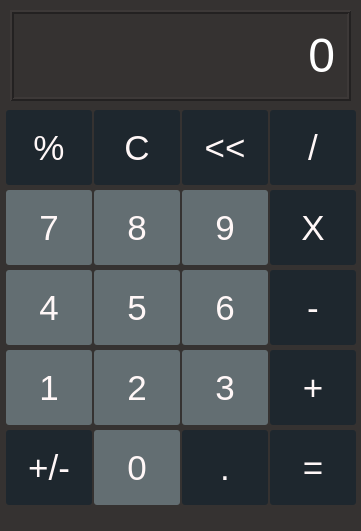
<?xml version="1.0" encoding="UTF-8"?>
<ui version="4.0">
 <class>MainWindow</class>
 <widget class="QMainWindow" name="MainWindow">
  <property name="geometry">
   <rect>
    <x>0</x>
    <y>0</y>
    <width>361</width>
    <height>531</height>
   </rect>
  </property>
  <property name="cursor">
   <cursorShape>ArrowCursor</cursorShape>
  </property>
  <property name="windowTitle">
   <string>calculator</string>
  </property>
  <property name="windowOpacity">
   <double>0.960000000000000</double>
  </property>
  <property name="styleSheet">
   <string notr="true">background-color: rgb(53, 50, 49);</string>
  </property>
  <widget class="QWidget" name="centralwidget">
   <widget class="QLabel" name="OutputLabel">
    <property name="geometry">
     <rect>
      <x>10</x>
      <y>10</y>
      <width>341</width>
      <height>91</height>
     </rect>
    </property>
    <property name="font">
     <font>
      <pointsize>36</pointsize>
     </font>
    </property>
    <property name="styleSheet">
     <string notr="true">color: rgb(255, 255, 255);</string>
    </property>
    <property name="frameShape">
     <enum>QFrame::Box</enum>
    </property>
    <property name="frameShadow">
     <enum>QFrame::Raised</enum>
    </property>
    <property name="lineWidth">
     <number>2</number>
    </property>
    <property name="text">
     <string>0</string>
    </property>
    <property name="alignment">
     <set>Qt::AlignRight|Qt::AlignTrailing|Qt::AlignVCenter</set>
    </property>
    <property name="margin">
     <number>10</number>
    </property>
   </widget>
   <widget class="QPushButton" name="PercentButtom">
    <property name="geometry">
     <rect>
      <x>6</x>
      <y>110</y>
      <width>86</width>
      <height>75</height>
     </rect>
    </property>
    <property name="font">
     <font>
      <pointsize>26</pointsize>
     </font>
    </property>
    <property name="mouseTracking">
     <bool>false</bool>
    </property>
    <property name="acceptDrops">
     <bool>false</bool>
    </property>
    <property name="styleSheet">
     <string notr="true">QPushButton{
color: rgb(255, 247, 247);
background-color: rgb(30, 39, 46);
border-radius: 3px;
}

QPushButton:hover{
background-color: rgb(47, 54, 64);
}</string>
    </property>
    <property name="text">
     <string>%</string>
    </property>
    <property name="flat">
     <bool>false</bool>
    </property>
   </widget>
   <widget class="QPushButton" name="cButtom">
    <property name="geometry">
     <rect>
      <x>94</x>
      <y>110</y>
      <width>86</width>
      <height>75</height>
     </rect>
    </property>
    <property name="font">
     <font>
      <pointsize>26</pointsize>
     </font>
    </property>
    <property name="autoFillBackground">
     <bool>false</bool>
    </property>
    <property name="styleSheet">
     <string notr="true">QPushButton{
color: rgb(255, 247, 247);
background-color: rgb(30, 39, 46);
border-radius: 3px;
}

QPushButton:hover{
background-color: rgb(47, 54, 64);
}</string>
    </property>
    <property name="text">
     <string>C</string>
    </property>
    <property name="flat">
     <bool>false</bool>
    </property>
   </widget>
   <widget class="QPushButton" name="arrowButtom">
    <property name="geometry">
     <rect>
      <x>182</x>
      <y>110</y>
      <width>86</width>
      <height>75</height>
     </rect>
    </property>
    <property name="font">
     <font>
      <pointsize>26</pointsize>
     </font>
    </property>
    <property name="styleSheet">
     <string notr="true">QPushButton{
color: rgb(255, 247, 247);
background-color: rgb(30, 39, 46);
border-radius: 3px;
}

QPushButton:hover{
background-color: rgb(47, 54, 64);
}</string>
    </property>
    <property name="text">
     <string>&lt;&lt;</string>
    </property>
    <property name="flat">
     <bool>false</bool>
    </property>
   </widget>
   <widget class="QPushButton" name="drvideButtom">
    <property name="geometry">
     <rect>
      <x>270</x>
      <y>110</y>
      <width>86</width>
      <height>75</height>
     </rect>
    </property>
    <property name="font">
     <font>
      <pointsize>26</pointsize>
     </font>
    </property>
    <property name="styleSheet">
     <string notr="true">QPushButton{
color: rgb(255, 247, 247);
background-color: rgb(30, 39, 46);
border-radius: 3px;
}

QPushButton:hover{
background-color: rgb(47, 54, 64);
}</string>
    </property>
    <property name="text">
     <string>/</string>
    </property>
    <property name="flat">
     <bool>false</bool>
    </property>
   </widget>
   <widget class="QPushButton" name="eightButtom">
    <property name="geometry">
     <rect>
      <x>94</x>
      <y>190</y>
      <width>86</width>
      <height>75</height>
     </rect>
    </property>
    <property name="font">
     <font>
      <pointsize>26</pointsize>
     </font>
    </property>
    <property name="styleSheet">
     <string notr="true">QPushButton{
color: rgb(255, 247, 247);
background-color: rgb(99, 110, 114);
border-radius: 3px;
}

QPushButton:hover{
	background-color: rgb(128, 142, 155);
}</string>
    </property>
    <property name="text">
     <string>8</string>
    </property>
    <property name="flat">
     <bool>false</bool>
    </property>
   </widget>
   <widget class="QPushButton" name="multiplyButtom">
    <property name="geometry">
     <rect>
      <x>270</x>
      <y>190</y>
      <width>86</width>
      <height>75</height>
     </rect>
    </property>
    <property name="font">
     <font>
      <pointsize>26</pointsize>
     </font>
    </property>
    <property name="styleSheet">
     <string notr="true">QPushButton{
color: rgb(255, 247, 247);
background-color: rgb(30, 39, 46);
border-radius: 3px;
}

QPushButton:hover{
background-color: rgb(47, 54, 64);
}</string>
    </property>
    <property name="text">
     <string>X</string>
    </property>
    <property name="flat">
     <bool>false</bool>
    </property>
   </widget>
   <widget class="QPushButton" name="sevenButtom">
    <property name="geometry">
     <rect>
      <x>6</x>
      <y>190</y>
      <width>86</width>
      <height>75</height>
     </rect>
    </property>
    <property name="font">
     <font>
      <pointsize>26</pointsize>
     </font>
    </property>
    <property name="styleSheet">
     <string notr="true">QPushButton{
color: rgb(255, 247, 247);
background-color: rgb(99, 110, 114);
border-radius: 3px;
}

QPushButton:hover{
	background-color: rgb(128, 142, 155);
}</string>
    </property>
    <property name="text">
     <string>7</string>
    </property>
    <property name="flat">
     <bool>false</bool>
    </property>
   </widget>
   <widget class="QPushButton" name="nineButtom">
    <property name="geometry">
     <rect>
      <x>182</x>
      <y>190</y>
      <width>86</width>
      <height>75</height>
     </rect>
    </property>
    <property name="font">
     <font>
      <pointsize>26</pointsize>
     </font>
    </property>
    <property name="styleSheet">
     <string notr="true">QPushButton{
color: rgb(255, 247, 247);
background-color: rgb(99, 110, 114);
border-radius: 3px;
}

QPushButton:hover{
	background-color: rgb(128, 142, 155);
}</string>
    </property>
    <property name="text">
     <string>9</string>
    </property>
    <property name="autoDefault">
     <bool>false</bool>
    </property>
    <property name="flat">
     <bool>false</bool>
    </property>
   </widget>
   <widget class="QPushButton" name="oneButtom">
    <property name="geometry">
     <rect>
      <x>6</x>
      <y>350</y>
      <width>86</width>
      <height>75</height>
     </rect>
    </property>
    <property name="font">
     <font>
      <pointsize>26</pointsize>
     </font>
    </property>
    <property name="styleSheet">
     <string notr="true">QPushButton{
color: rgb(255, 247, 247);
background-color: rgb(99, 110, 114);
border-radius: 3px;
}

QPushButton:hover{
	background-color: rgb(128, 142, 155);
}</string>
    </property>
    <property name="text">
     <string>1</string>
    </property>
    <property name="flat">
     <bool>false</bool>
    </property>
   </widget>
   <widget class="QPushButton" name="fiveButtom">
    <property name="geometry">
     <rect>
      <x>94</x>
      <y>270</y>
      <width>86</width>
      <height>75</height>
     </rect>
    </property>
    <property name="font">
     <font>
      <pointsize>26</pointsize>
     </font>
    </property>
    <property name="styleSheet">
     <string notr="true">QPushButton{
color: rgb(255, 247, 247);
background-color: rgb(99, 110, 114);
border-radius: 3px;
}

QPushButton:hover{
	background-color: rgb(128, 142, 155);
}</string>
    </property>
    <property name="text">
     <string>5</string>
    </property>
    <property name="flat">
     <bool>false</bool>
    </property>
   </widget>
   <widget class="QPushButton" name="minusButtom">
    <property name="geometry">
     <rect>
      <x>270</x>
      <y>270</y>
      <width>86</width>
      <height>75</height>
     </rect>
    </property>
    <property name="font">
     <font>
      <pointsize>26</pointsize>
     </font>
    </property>
    <property name="styleSheet">
     <string notr="true">QPushButton{
color: rgb(255, 247, 247);
background-color: rgb(30, 39, 46);
border-radius: 3px;
}

QPushButton:hover{
background-color: rgb(47, 54, 64);
}</string>
    </property>
    <property name="text">
     <string>-</string>
    </property>
    <property name="flat">
     <bool>false</bool>
    </property>
   </widget>
   <widget class="QPushButton" name="fourButtom">
    <property name="geometry">
     <rect>
      <x>6</x>
      <y>270</y>
      <width>86</width>
      <height>75</height>
     </rect>
    </property>
    <property name="font">
     <font>
      <pointsize>26</pointsize>
     </font>
    </property>
    <property name="styleSheet">
     <string notr="true">QPushButton{
color: rgb(255, 247, 247);
background-color: rgb(99, 110, 114);
border-radius: 3px;
}

QPushButton:hover{
	background-color: rgb(128, 142, 155);
}</string>
    </property>
    <property name="text">
     <string>4</string>
    </property>
    <property name="flat">
     <bool>false</bool>
    </property>
   </widget>
   <widget class="QPushButton" name="sixButtom">
    <property name="geometry">
     <rect>
      <x>182</x>
      <y>270</y>
      <width>86</width>
      <height>75</height>
     </rect>
    </property>
    <property name="font">
     <font>
      <pointsize>26</pointsize>
     </font>
    </property>
    <property name="styleSheet">
     <string notr="true">QPushButton{
color: rgb(255, 247, 247);
background-color: rgb(99, 110, 114);
border-radius: 3px;
}

QPushButton:hover{
	background-color: rgb(128, 142, 155);
}</string>
    </property>
    <property name="text">
     <string>6</string>
    </property>
    <property name="flat">
     <bool>false</bool>
    </property>
   </widget>
   <widget class="QPushButton" name="twoButtom">
    <property name="geometry">
     <rect>
      <x>94</x>
      <y>350</y>
      <width>86</width>
      <height>75</height>
     </rect>
    </property>
    <property name="font">
     <font>
      <pointsize>26</pointsize>
     </font>
    </property>
    <property name="styleSheet">
     <string notr="true">QPushButton{
color: rgb(255, 247, 247);
background-color: rgb(99, 110, 114);
border-radius: 3px;
}

QPushButton:hover{
	background-color: rgb(128, 142, 155);
}</string>
    </property>
    <property name="text">
     <string>2</string>
    </property>
    <property name="flat">
     <bool>false</bool>
    </property>
   </widget>
   <widget class="QPushButton" name="threeButtom">
    <property name="geometry">
     <rect>
      <x>182</x>
      <y>350</y>
      <width>86</width>
      <height>75</height>
     </rect>
    </property>
    <property name="font">
     <font>
      <pointsize>26</pointsize>
     </font>
    </property>
    <property name="styleSheet">
     <string notr="true">QPushButton{
color: rgb(255, 247, 247);
background-color: rgb(99, 110, 114);
border-radius: 3px;
}

QPushButton:hover{
	background-color: rgb(128, 142, 155);
}</string>
    </property>
    <property name="text">
     <string>3</string>
    </property>
    <property name="flat">
     <bool>false</bool>
    </property>
   </widget>
   <widget class="QPushButton" name="addButtom">
    <property name="geometry">
     <rect>
      <x>270</x>
      <y>350</y>
      <width>86</width>
      <height>75</height>
     </rect>
    </property>
    <property name="font">
     <font>
      <pointsize>26</pointsize>
     </font>
    </property>
    <property name="styleSheet">
     <string notr="true">QPushButton{
color: rgb(255, 247, 247);
background-color: rgb(30, 39, 46);
border-radius: 3px;
}

QPushButton:hover{
background-color: rgb(47, 54, 64);
}</string>
    </property>
    <property name="text">
     <string>+</string>
    </property>
    <property name="flat">
     <bool>false</bool>
    </property>
   </widget>
   <widget class="QPushButton" name="ecualButtom">
    <property name="geometry">
     <rect>
      <x>270</x>
      <y>430</y>
      <width>86</width>
      <height>75</height>
     </rect>
    </property>
    <property name="font">
     <font>
      <pointsize>26</pointsize>
     </font>
    </property>
    <property name="cursor">
     <cursorShape>ArrowCursor</cursorShape>
    </property>
    <property name="styleSheet">
     <string notr="true">QPushButton{
color: rgb(255, 247, 247);
background-color: rgb(30, 39, 46);
border-radius: 3px;
}

QPushButton:hover{
background-color: rgb(47, 54, 64);
}</string>
    </property>
    <property name="text">
     <string>=</string>
    </property>
    <property name="flat">
     <bool>false</bool>
    </property>
   </widget>
   <widget class="QPushButton" name="decimalButtom">
    <property name="geometry">
     <rect>
      <x>182</x>
      <y>430</y>
      <width>86</width>
      <height>75</height>
     </rect>
    </property>
    <property name="font">
     <font>
      <pointsize>26</pointsize>
     </font>
    </property>
    <property name="styleSheet">
     <string notr="true">QPushButton{
color: rgb(255, 247, 247);
background-color: rgb(30, 39, 46);
border-radius: 3px;
}

QPushButton:hover{
background-color: rgb(47, 54, 64);
}</string>
    </property>
    <property name="text">
     <string>.</string>
    </property>
    <property name="flat">
     <bool>false</bool>
    </property>
   </widget>
   <widget class="QPushButton" name="plusMinusButtom">
    <property name="geometry">
     <rect>
      <x>6</x>
      <y>430</y>
      <width>86</width>
      <height>75</height>
     </rect>
    </property>
    <property name="font">
     <font>
      <pointsize>26</pointsize>
     </font>
    </property>
    <property name="styleSheet">
     <string notr="true">QPushButton{
color: rgb(255, 247, 247);
background-color: rgb(30, 39, 46);
border-radius: 3px;
}

QPushButton:hover{
background-color: rgb(47, 54, 64);
}</string>
    </property>
    <property name="text">
     <string>+/-</string>
    </property>
    <property name="flat">
     <bool>false</bool>
    </property>
   </widget>
   <widget class="QPushButton" name="zeroButtom">
    <property name="geometry">
     <rect>
      <x>94</x>
      <y>430</y>
      <width>86</width>
      <height>75</height>
     </rect>
    </property>
    <property name="font">
     <font>
      <pointsize>26</pointsize>
     </font>
    </property>
    <property name="styleSheet">
     <string notr="true">QPushButton{
color: rgb(255, 247, 247);
background-color: rgb(99, 110, 114);
border-radius: 3px;
}

QPushButton:hover{
	background-color: rgb(128, 142, 155);
}</string>
    </property>
    <property name="text">
     <string>0</string>
    </property>
    <property name="flat">
     <bool>false</bool>
    </property>
   </widget>
  </widget>
  <widget class="QMenuBar" name="menubar">
   <property name="geometry">
    <rect>
     <x>0</x>
     <y>0</y>
     <width>361</width>
     <height>21</height>
    </rect>
   </property>
  </widget>
  <widget class="QStatusBar" name="statusbar"/>
 </widget>
 <resources/>
 <connections/>
</ui>
